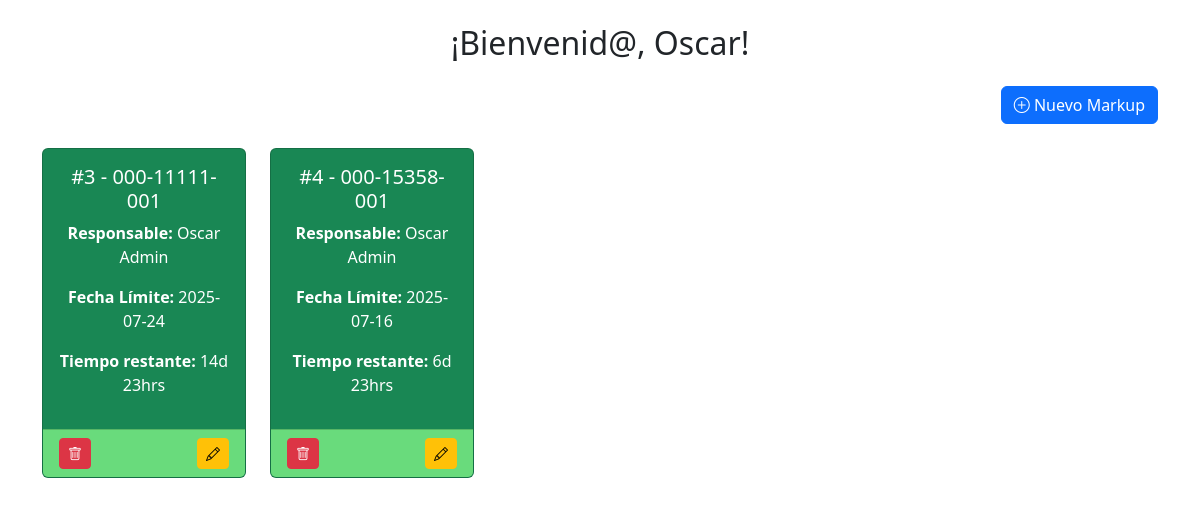
Page /markups (signed in) on the earlier database version.
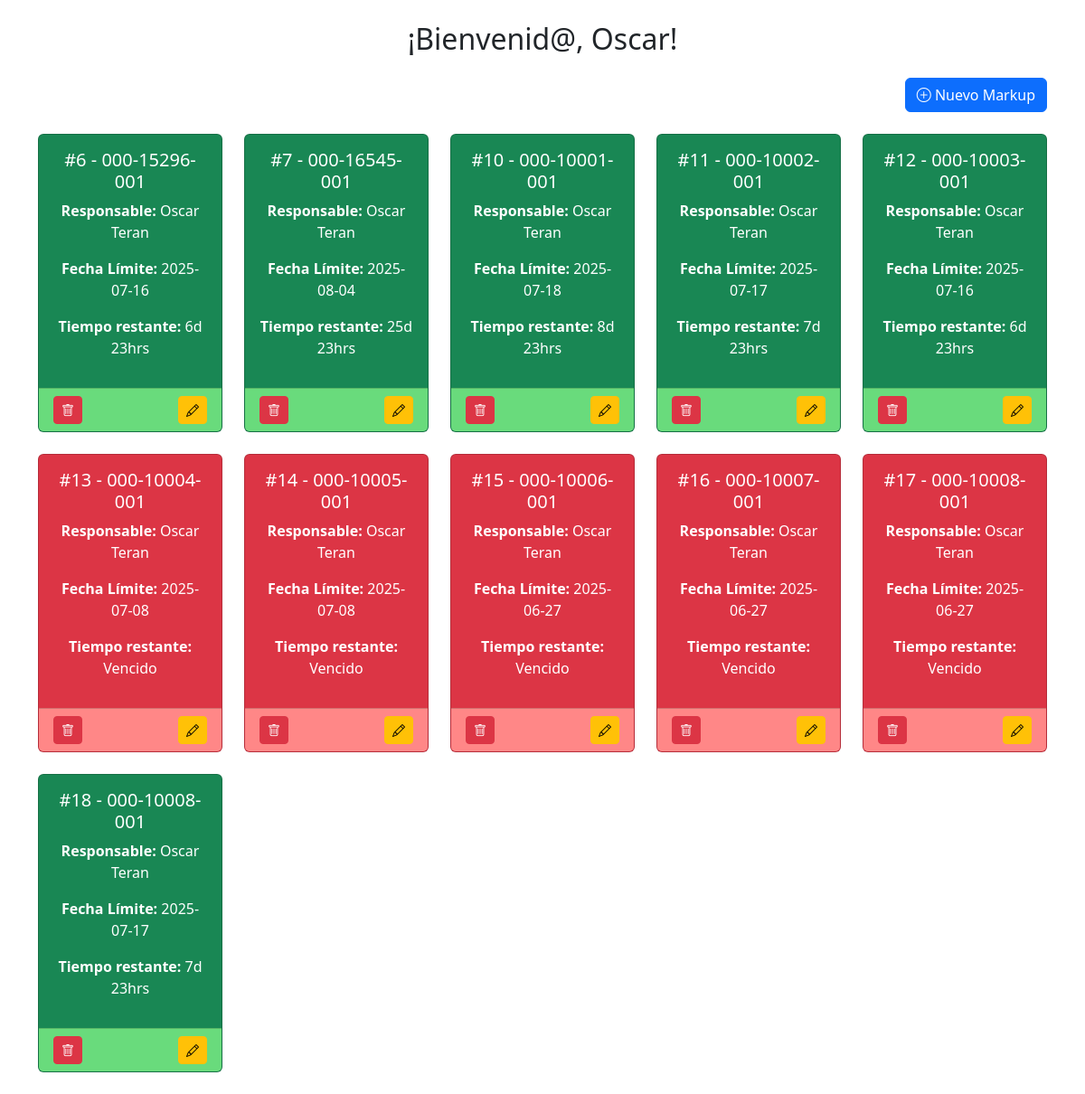
Same page on the later database version.
### tables this page shows
CREATE TABLE markups (
    id INTEGER PRIMARY KEY AUTOINCREMENT,
    part_number TEXT NOT NULL,
    description TEXT NOT NULL,
    revision TEXT NOT NULL,
    created_at TEXT NOT NULL,
    due_date TEXT NOT NULL,
    employee_id INTEGER NOT NULL,
    status_id INTEGER NOT NULL,
    route_id INTEGER NOT NULL,
    workCell_id INTEGER NOT NULL, file_url TEXT,

    FOREIGN KEY (employee_id) REFERENCES employees(id_employee) ON DELETE CASCADE,
    FOREIGN KEY (status_id) REFERENCES status(id) ON DELETE CASCADE,
    FOREIGN KEY (route_id) REFERENCES routes(id) ON DELETE CASCADE,
    FOREIGN KEY (workCell_id) REFERENCES workCells(id) ON DELETE CASCADE
);

### src/app.py (the view)
@app.route("/markups")
def list_markups():
    if "user_id" not in session:
        return redirect(url_for("login"))
    name = session.get("name")
    conn = sqlite3.connect(DB_PATH)
    cursor = conn.cursor()
    cursor.execute("SELECT * FROM view_markups")
    markups = cursor.fetchall()
    cursor.execute("SELECT id_employee, name || ' ' || lastname FROM employees")
    employees = cursor.fetchall()
    cursor.execute("SELECT * FROM status")
    statuses = cursor.fetchall()
    cursor.execute("SELECT * FROM routes")
    routes = cursor.fetchall()
    cursor.execute("SELECT id, name FROM workCells")
    workcells = cursor.fetchall()
    conn.close()
    return render_template("list_markups_cards.html",
                           markups=markups,
                           employees=employees,
                           statuses=statuses,
                           routes=routes,
                           workcells=workcells,
                           name=name)

### src/app.py (called while the page is built)
@app.template_filter('datetimeformat')
def datetimeformat(value, format='%Y-%m-%d'):
    try:
        if isinstance(value, str):
            value = datetime.fromisoformat(value)
        return value.strftime(format)
    except Exception:
        return ''

@app.template_filter("get_card_color")
def get_card_color(markup):
    fecha_limite = markup[5]
    if isinstance(fecha_limite, str):
        fecha_limite = datetime.strptime(fecha_limite, "%Y-%m-%d")
    ahora = datetime.now()
    delta = (fecha_limite - ahora).days
    if delta > 4:
        return "bg-success text-white"
    elif delta >= 0:
        return "bg-warning text-dark"
    else:
        return "bg-danger text-white"

@app.template_filter("get_card_footer_color")
def get_card_footer_color(markup):
    fecha_limite = markup[5]
    if isinstance(fecha_limite, str):
        fecha_limite = datetime.strptime(fecha_limite, "%Y-%m-%d")
    ahora = datetime.now()
    delta = (fecha_limite - ahora).days
    if delta > 4:
        return "#69db7c"  # Verde
    elif delta >= 0:
        return "#ffd43b"  # Amarillo
    else:
        return "#ff8787"  # Rojo

### src/templates/list_markups_cards.html (shortened to what this page needs)
<!DOCTYPE html>
<html lang="es">
<head>
  <link href="https://cdn.jsdelivr.net/npm/bootstrap@5.3.7/dist/css/bootstrap.min.css" rel="stylesheet">
  <link href="https://cdn.jsdelivr.net/npm/bootstrap-icons@1.10.5/font/bootstrap-icons.css" rel="stylesheet">
  <link rel="stylesheet" href="static/css/styles.css">
</head>
<body>
<div class="container my-4">
  <h2 class="text-center mb-4">¡Bienvenid@, {{name}}!</h2>
  <div class="d-flex justify-content-end mb-4">
    <button class="btn btn-primary" data-bs-toggle="modal" data-bs-target="#newMarkupModal">
      <i class="bi bi-plus-circle"></i> Nuevo Markup
    </button>
  </div>
  <div class="row row-cols-1 row-cols-md-2 row-cols-lg-5 g-4 text-center">
    {% for markup in markups %}
    <div class="col">
      <div class="card {{ markup|get_card_color }} clickable-card" data-bs-toggle="modal" data-bs-target="#detailsModal{{ markup[0] }}">
        <div class="card-body">
          <h5 class="card-title">#{{ markup[0] }} - {{ markup[1] }}</h5>
          <p><strong>Responsable:</strong> {{ markup[6] }}</p>
          <p><strong>Fecha Límite:</strong> {{ markup[5]|datetimeformat }}</p>
          <p><strong>Tiempo restante:</strong> {{ markup[5]|calcular_tiempo }}</p>
        </div>
        <div class="card-footer d-flex justify-content-between align-items-center" style="background-color: {{ markup|get_card_footer_color }};">
          <form action="{{ url_for('delete_markup', id=markup[0]) }}" method="POST" onsubmit="return confirm('¿Estás seguro de eliminar este markup?')" class="d-inline-block">
            <button type="submit" class="btn btn-danger btn-sm" onclick="event.stopPropagation();">
              <i class="bi bi-trash" title="Eliminar"></i>
            </button>
          </form>
          <button class="btn btn-warning btn-sm" data-bs-toggle="modal" data-bs-target="#editModal{{ markup[0] }}" onclick="event.stopPropagation();">
            <i class="bi bi-pencil" title="Editar"></i>
          </button>
        </div>
      </div>
    </div>
    {% endfor %}
  </div>
</div>
</body>
</html>

Differences in the rows shown:
removed markups: id "3", part_number "000-11111-001", markup "Oscar Admin", due_date "2025-07-24", due_date "14d 23hrs"
removed markups: id "4", part_number "000-15358-001", markup "Oscar Admin", due_date "2025-07-16", due_date "6d 23hrs"
added markups: id "6", part_number "000-15296-001", markup "Oscar Teran", due_date "2025-07-16", due_date "6d 23hrs"
added markups: id "7", part_number "000-16545-001", markup "Oscar Teran", due_date "2025-08-04", due_date "25d 23hrs"
added markups: id "10", part_number "000-10001-001", markup "Oscar Teran", due_date "2025-07-18", due_date "8d 23hrs"
added markups: id "11", part_number "000-10002-001", markup "Oscar Teran", due_date "2025-07-17", due_date "7d 23hrs"
added markups: id "12", part_number "000-10003-001", markup "Oscar Teran", due_date "2025-07-16", due_date "6d 23hrs"
added markups: id "13", part_number "000-10004-001", markup "Oscar Teran", due_date "2025-07-08", due_date "Vencido"
added markups: id "14", part_number "000-10005-001", markup "Oscar Teran", due_date "2025-07-08", due_date "Vencido"
added markups: id "15", part_number "000-10006-001", markup "Oscar Teran", due_date "2025-06-27", due_date "Vencido"
added markups: id "16", part_number "000-10007-001", markup "Oscar Teran", due_date "2025-06-27", due_date "Vencido"
added markups: id "17", part_number "000-10008-001", markup "Oscar Teran", due_date "2025-06-27", due_date "Vencido"
added markups: id "18", part_number "000-10008-001", markup "Oscar Teran", due_date "2025-07-17", due_date "7d 23hrs"
